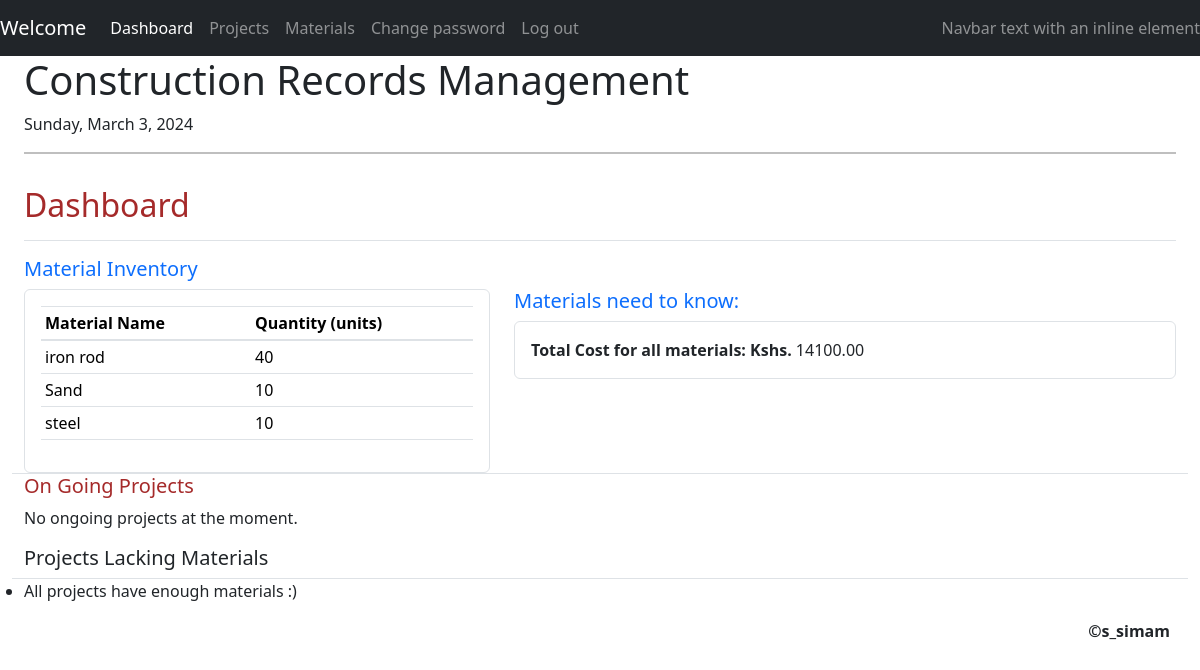
/manager/ (signed in), run on the app's committed database.
### manager/models.py (models this page shows, shortened)
class Material(models.Model):
    name = models.CharField(max_length=100, unique=True)
    unit_price = models.DecimalField(max_digits=10, decimal_places=2)
    quantity = models.IntegerField(default=0)

### manager/views.py (the view)
# urls.py: path('', views.index),
@login_required(login_url='/admin/login/?next=/manager/')
def index(request):
    material = Material.objects.all()
    project = Project.objects.all()
    less_materials = Material.objects.filter(quantity__lt=5)
    today = date.today()
    ongoing_projects = Project.objects.filter(start_date__lte=today, end_date__gte=today)
    total_budget = ongoing_projects.annotate(
        total_cost=Sum('materialassignment__cost')
    ).aggregate(total_budget=Sum('total_cost'))['total_budget'] or 0
    projects_lacking_materials = []
    for project_instance in project:
        lacking_materials = project_instance.get_lacking_materials()
        if lacking_materials:
            projects_lacking_materials.append({
                'project': project,
                'lacking_materials': lacking_materials,
            })
    return render(request, "manager/dashboard.html", {
        "materials" : material,
        "projects" : project,
        "ongoing_projects": ongoing_projects,
        "total_budget":total_budget,
        "projects_lacking_materials": projects_lacking_materials,
        "less_materials": less_materials
    })

### manager/models.py (called while the page is built)
    def get_lacking_materials(self):
        lacking_materials = self.materialassignment_set.exclude(quantity_assigned__gte=F('quantity_needed'))
        return lacking_materials

### manager/templates/manager/dashboard.html (shortened to what this page needs)
{%extends 'manager/layout.html'%}
{%block body%}
    <div class="d-flex justify-content-between flex-wrap flex-md-nowrap align-items-center pt-3 pb-2 mb-3 border-bottom">
        <h1 class="h2" style="color: brown;">Dashboard</h1>
    </div>
    <div class="row">
        <h5 class="text-primary">Material Inventory</h5>
        <div class="col-md-5 col-sm-4">
            <div class="card card-body border">
                <table class="table table-sm">
                    <thead>
                        <tr>
                            <th>Material Name</th>
                            <th>Quantity (units)</th>
                        </tr>
                    </thead>
                    <tbody>
                        {% for material in materials %}
                            <tr>
                                <td>{{ material.name }}</td>
                                <td data-unit-price="{{material.unit_price}}">{{ material.quantity }}</td>
                            </tr>
                        {% empty %}
                            <tr>
                                <td colspan="2">No materials available</td>
                            </tr>
                        {% endfor %}
                    </tbody>
                </table>
            </div>
        </div>
        <div class="col-md-7 col-sm-6">
            <h5 class="text-primary">Materials need to know:</h5>
            <div class="card card-body border">
                <div id="total-cost-container"><strong>Total Cost for all materials: Kshs. </strong><span id="total-cost"></span></div>
            </div>
        </div>
        <div class="border-top">
            <h5 style="color: brown;">On Going Projects</h5>
        </div>
        {% for project in ongoing_projects %}
            <div class="project-card">
                <h6><strong>Project:</strong> {{forloop.counter}}</h6>
                <p><strong>Title:</strong>{{ project.title }}</p>
                <p><strong>Start Date:</strong> {{ project.start_date }}</p>
                <p><strong>End Date:</strong> {{ project.end_date }}</p>
                <p><strong>Budget:</strong> Kshs. {{ total_budget }}</p>
            </div>
        {% empty %}
            <p>No ongoing projects at the moment.</p>
        {% endfor %}
        <div class="border-bottom">
            <h5>Projects Lacking Materials</h5>
        </div>
        <ul>
            {% for project_data in projects_lacking_materials %}
                <li>{{ project_data.project.title }} lacks:</li>
                <ul>
                    {% for lacking_material in project_data.lacking_materials %}
                        <li>{{ lacking_material.quantity_needed|floatformat:0 }} units of {{ lacking_material.name }}</li>
                    {% endfor %}
                </ul>
            {%empty%}
                <li>All projects have enough materials :)</li>
            {% endfor %}
        </ul>
    </div>
{%endblock%}

### data on the page
Material: name "iron rod", quantity "40"
Material: name "Sand", quantity "10"
Material: name "steel", quantity "10"
